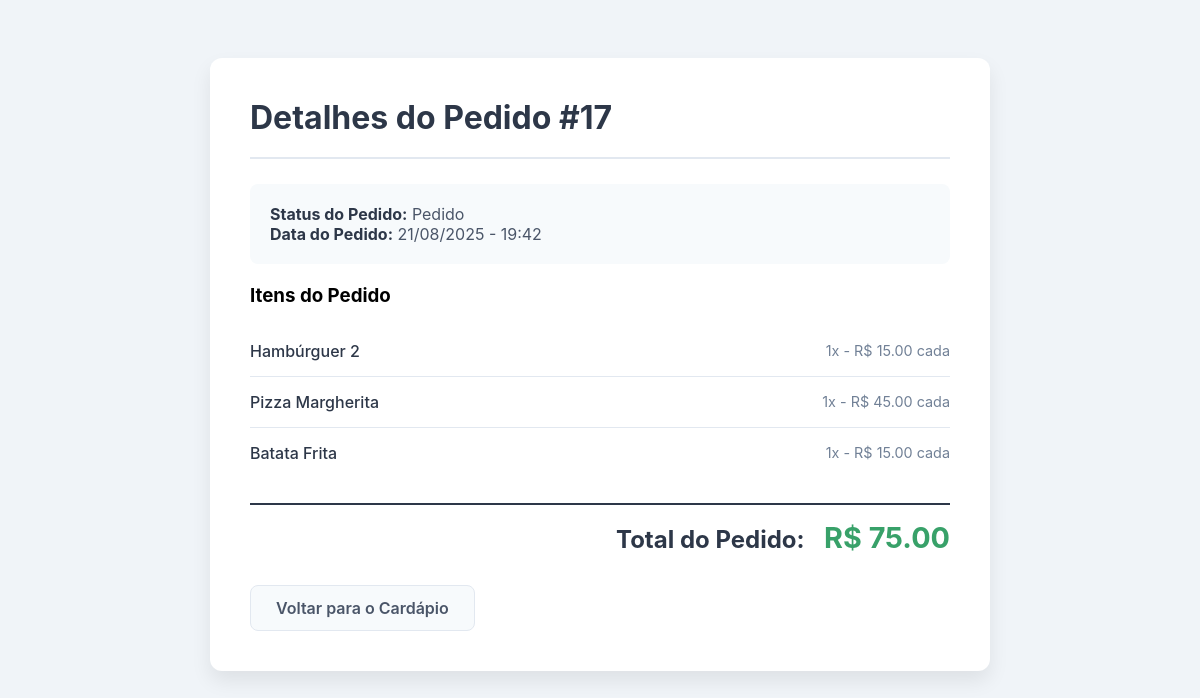
Screenshot of /meus-pedidos/17/ (signed in) with the database file from the repository.
### pedidos/models.py (models this page shows, shortened)
class Pedido(models.Model):
    STATUS_CHOICES = (
        ("pedido", "Pedido"),
        ("em_preparo", "Em preparo"),
        ("saiu_para_entrega", "Saiu para entrega"),
    )
    cliente = models.ForeignKey(User, on_delete=models.CASCADE, related_name='pedidos')
    status = models.CharField(
        max_length=20,
        choices=STATUS_CHOICES,
        default="pedido"
    )
    total = models.DecimalField(max_digits=10, decimal_places=2)
    criado_em = models.DateTimeField(auto_now_add=True)

class ProdutoNoPedido(models.Model):
    pedido = models.ForeignKey(Pedido, on_delete=models.CASCADE, related_name='itens')
    produto = models.ForeignKey(Produto, on_delete=models.CASCADE)
    quantidade = models.IntegerField(default=1)

class Produto(models.Model):
    nome = models.CharField(max_length=255)
    preco = models.DecimalField(max_digits=10, decimal_places=2)
    categoria = models.CharField(max_length=100)

### pedidos/views.py (the view)
# urls.py: path('meus-pedidos/<int:pedido_id>/', views.order_detail_view, name='order_detail'),
@login_required
@user_passes_test(is_cliente)
def order_detail_view(request, pedido_id):
    pedido = get_object_or_404(Pedido, id=pedido_id, cliente=request.user)
    itens_pedido = pedido.itens.all()
    context = {
        'pedido': pedido,
        'itens_pedido': itens_pedido,
    }
    return render(request, 'cliente/order_detail.html', context)

### pedidos/views.py (called while the page is built)
def is_cliente(user):
    return user.user_type == 'cliente'

### pedidos/templates/cliente/order_detail.html (shortened to what this page needs)
<!DOCTYPE html>
<html lang="pt-br">
<head>
</head>
<body>
    <div class="container">
        <div class="header-detail">
            <h2>Detalhes do Pedido #{{ pedido.id }}</h2>
        </div>
        <div class="info-card">
            <p><strong>Status do Pedido:</strong> {{ pedido.get_status_display }}</p>
            <p><strong>Data do Pedido:</strong> {{ pedido.criado_em|date:"d/m/Y - H:i" }}</p>
        </div>
        <h3>Itens do Pedido</h3>
        <ul class="items-list">
            {% for item in itens_pedido %}
            <li class="item">
                <div class="item-name">{{ item.produto.nome }}</div>
                <div class="item-info">
                    {{ item.quantidade }}x - R$ {{ item.produto.preco|floatformat:2 }} cada
                </div>
            </li>
            {% empty %}
            <li class="text-center text-muted">Nenhum item neste pedido.</li>
            {% endfor %}
        </ul>
        <div class="total-section">
            <h4>Total do Pedido:</h4>
            <span class="total-price">R$ {{ pedido.total|floatformat:2 }}</span>
        </div>
        <a href="{% url 'home' %}" class="btn-back">Voltar para o Cardápio</a>
    </div>
</body>
</html>

### pedidos/templates/cliente/order_detail.html (style rules this page uses)
body { font-family: -apple-system, BlinkMacSystemFont, "Segoe UI", Roboto, "Helvetica Neue", Arial, sans-serif; background-color: #f0f4f8; padding: 50px; }
.container { max-width: 700px; margin: 0 auto; background-color: #ffffff; padding: 40px; border-radius: 12px; box-shadow: 0 10px 20px rgba(0, 0, 0, 0.08); }
.header-detail { display: flex; justify-content: space-between; align-items: center; margin-bottom: 25px; border-bottom: 2px solid #e2e8f0; padding-bottom: 20px; }
.header-detail h2 { font-size: 2rem; color: #2d3748; margin: 0; }
.info-card { background-color: #f7fafc; border-radius: 8px; padding: 20px; margin-bottom: 20px; }
.info-card p { margin: 0; font-size: 1rem; color: #4a5568; }
.info-card p strong { color: #2d3748; }
.items-list { list-style-type: none; padding: 0; }
.item { display: flex; justify-content: space-between; align-items: center; padding: 15px 0; border-bottom: 1px solid #e2e8f0; }
.item:last-child { border-bottom: none; }
.item-name { font-weight: 500; color: #2d3748; }
.item-info { font-size: 0.9rem; color: #718096; }
.total-section { text-align: right; margin-top: 25px; padding-top: 15px; border-top: 2px solid #2d3748; }
.total-section h4 { font-size: 1.5rem; color: #2d3748; margin: 0; display: inline-block; margin-right: 15px; }
.total-section .total-price { font-size: 1.8rem; font-weight: 700; color: #38a169; display: inline-block; }
.btn-back { display: inline-block; margin-top: 30px; padding: 12px 25px; border: 1px solid #e2e8f0; border-radius: 8px; font-size: 1rem; font-weight: 600; cursor: pointer; background-color: #f7fafc; color: #4a5568; text-decoration: none; transition: background-color 0.3s ease; }

### rows the page displays
Pedido: id "17", status "Pedido", criado_em "21/08/2025 - 19:42", total "75.00"
ProdutoNoPedido: produto.nome "Hambúrguer 2", quantidade "1", produto.preco "15.00"
ProdutoNoPedido: produto.nome "Pizza Margherita", quantidade "1", produto.preco "45.00"
ProdutoNoPedido: produto.nome "Batata Frita", quantidade "1", produto.preco "15.00"
